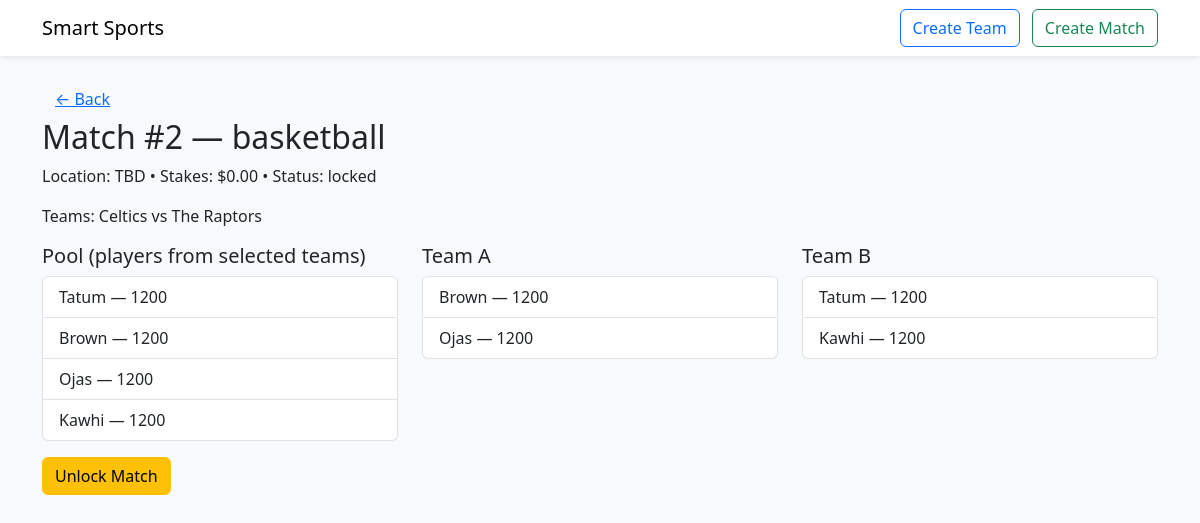
Page /matches/2 on the committed database.
### app/models.py (models this page shows)
class Match(db.Model):
    id = db.Column(db.Integer, primary_key=True)
    sport = db.Column(db.String(80), nullable=False, default="soccer")
    location = db.Column(db.String(200), nullable=True)
    date = db.Column(db.DateTime, nullable=True)
    team1_id = db.Column(db.Integer, db.ForeignKey('team.id'), nullable=True)
    team2_id = db.Column(db.Integer, db.ForeignKey('team.id'), nullable=True)
    stakes = db.Column(db.Float, default=0.0)
    status = db.Column(db.String(50), default="pending")  # pending, locked, completed
    created_at = db.Column(db.DateTime, default=datetime.utcnow)
    team1 = db.relationship("Team", foreign_keys=[team1_id], lazy=True)
    team2 = db.relationship("Team", foreign_keys=[team2_id], lazy=True)

class Team(db.Model):
    id = db.Column(db.Integer, primary_key=True)
    name = db.Column(db.String(120), nullable=False)
    color = db.Column(db.String(30), nullable=True)
    skill_rating = db.Column(db.Integer, default=1200)
    created_at = db.Column(db.DateTime, default=datetime.utcnow)
    sport = db.Column(db.String(50), nullable=True, default="soccer")
    captain_id = db.Column(db.Integer, db.ForeignKey('player.id'), nullable=True)
    players = db.relationship("Player", backref="team", lazy=True, foreign_keys="Player.team_id")

class Player(db.Model):
    id = db.Column(db.Integer, primary_key=True)
    name = db.Column(db.String(120), nullable=False)
    email = db.Column(db.String(200), nullable=True)
    role = db.Column(db.String(80), nullable=True)         # position/spot
    skill_rating = db.Column(db.Integer, default=1200)
    invited = db.Column(db.Boolean, default=False)         # true if invited (not fully registered)
    team_id = db.Column(db.Integer, db.ForeignKey('team.id'), nullable=True)
    games_played = db.Column(db.Integer, default=0)
    wins = db.Column(db.Integer, default=0)
    losses = db.Column(db.Integer, default=0)
    skills = db.relationship("PlayerSkill", backref="player", lazy=True, cascade="all, delete-orphan")

### app/routes.py (the view)
@app.route("/matches/<int:match_id>")
def match_detail(match_id):
    match = Match.query.get_or_404(match_id)
    pool = []
    if match.team1_id:
        pool += Player.query.filter_by(team_id=match.team1_id).all()
    if match.team2_id:
        pool += Player.query.filter_by(team_id=match.team2_id).all()
    assignments = MatchAssignment.query.filter_by(match_id=match.id).all()
    assigned_a = [a.player for a in assignments if a.team_side == 'A']
    assigned_b = [a.player for a in assignments if a.team_side == 'B']
    locked = (match.status == "locked")
    return render_template("match_detail.html", match=match, pool=pool, assigned_a=assigned_a, assigned_b=assigned_b, locked=locked)

### app/templates/match_detail.html (shortened to what this page needs)
{% extends "base.html" %}
{% block content %}
<a href="{{ url_for('index') }}" class="btn btn-link">&larr; Back</a>
<h2>Match #{{ match.id }} — {{ match.sport }}</h2>
<p>Location: {{ match.location or 'TBD' }} • Stakes: ${{ "%.2f"|format(match.stakes) }} • Status: {{ match.status }}</p>
<p>Teams: {{ match.team1.name if match.team1 else 'Open' }} vs {{ match.team2.name if match.team2 else 'Open' }}</p>
<div class="row">
  <div class="col-md-4">
    <h5>Pool (players from selected teams)</h5>
    <ul id="pool-list" class="list-group">
      {% for p in pool %}
        <li class="list-group-item d-flex justify-content-between align-items-center">
          {{ p.name }} — {{ p.skill_rating }}
        </li>
      {% else %}
        <li class="list-group-item text-muted">No players in pool</li>
      {% endfor %}
    </ul>
  </div>
  <div class="col-md-4">
    <h5>Team A</h5>
    <ul id="team-a-list" class="list-group">
      {% for p in assigned_a %}<li class="list-group-item">{{ p.name }} — {{ p.skill_rating }}{% if not locked %} <button class="btn btn-sm btn-danger btn-remove" data-player-id="{{ p.id }}">Remove</button>{% endif %}</li>{% endfor %}
    </ul>
  </div>
  <div class="col-md-4">
    <h5>Team B</h5>
    <ul id="team-b-list" class="list-group">
      {% for p in assigned_b %}<li class="list-group-item">{{ p.name }} — {{ p.skill_rating }}{% if not locked %} <button class="btn btn-sm btn-danger btn-remove" data-player-id="{{ p.id }}">Remove</button>{% endif %}</li>{% endfor %}
    </ul>
  </div>
</div>
<div class="mt-3">
  {% if not locked %}
    <button id="btn-balance" class="btn btn-outline-primary">Auto-balance</button>
    <button id="btn-shuffle" class="btn btn-outline-secondary">Shuffle Again</button>
    <button id="btn-lock" class="btn btn-success">Lock Match</button>
  {% else %}
    <button id="btn-lock" class="btn btn-warning">Unlock Match</button>
  {% endif %}
</div>
{% endblock %}

### rows in the picture
Match: id "2", sport "basketball", location "TBD", stakes "0.00", status "locked"
Team: team1 "Celtics"
Team: team2 "The Raptors"
Player: name "Tatum", skill_rating "1200"
Player: name "Brown", skill_rating "1200"
Player: name "Ojas", skill_rating "1200"
Player: name "Kawhi", skill_rating "1200"
